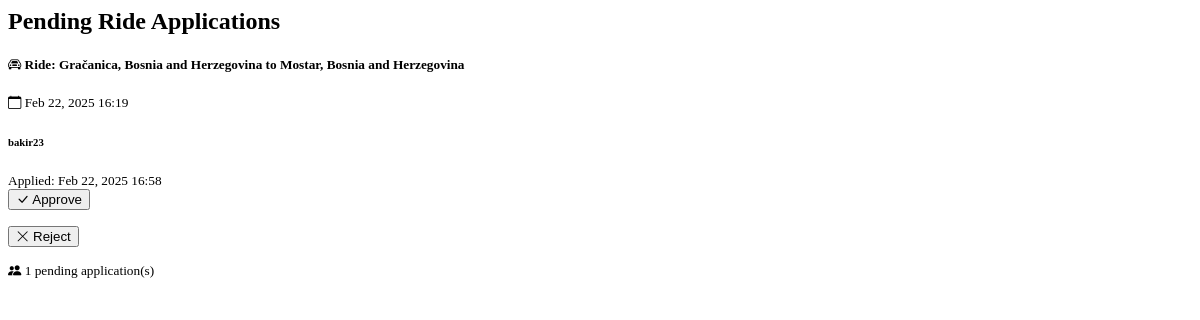
The page /profile/pending_rides/ (signed in) on the database as committed earlier.
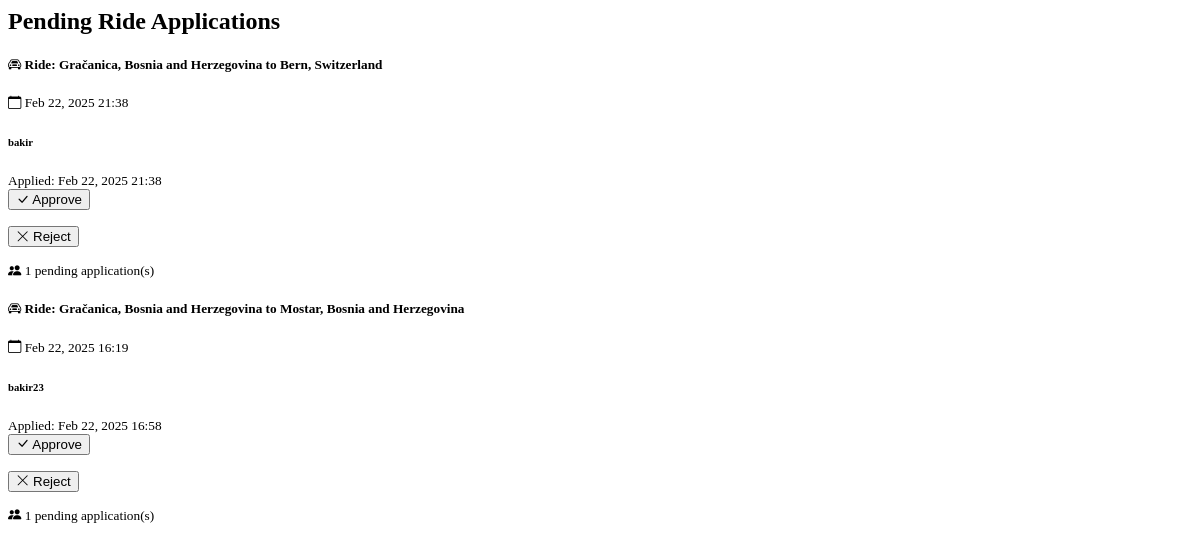
The same page on the database as committed later.
### base/models.py (models this page shows, shortened)
class Ride(models.Model):
    start = models.CharField(max_length=50)
    end = models.CharField (max_length=50)
    distance = models.DecimalField(max_digits=10, decimal_places=2, default=0.00)
    travelers = models.IntegerField(default=1)
    duration = models.DurationField(null=True, blank=True)
    created_on = models.DateTimeField(default=timezone.now)  # Changed from auto_now_add
    start_date = models.DateTimeField(default=timezone.now)
    STATUS_CHOICES = [
        ('PREPARING', 'Preparing'),
        ('FINISHED', 'Finished'),
        ('CANCELED', 'Canceled'),
    ]
    status = models.CharField(
        max_length=10,
        choices=STATUS_CHOICES,
        default='PREPARING'
    )
    origin_place_id = models.CharField(max_length=255, null=True)
    origin_latitude = models.FloatField(default=0)
    origin_longitude = models.FloatField(default=0)
    destination_place_id = models.CharField(max_length=255, null=True)
    destination_latitude = models.FloatField(default=0)
    destination_longitude = models.FloatField(default=0)
    distance_km = models.FloatField(default=0)
    duration_text = models.CharField(max_length=100, null=True)
    selected_route_index = models.IntegerField(default=0)
    selected_route_polyline = models.TextField(default='')

class RideApplication(models.Model):
    STATUS_CHOICES = [
        ('PENDING', 'Pending'),
        ('APPROVED', 'Approved'),
        ('REJECTED', 'Rejected'),
    ]
    user = models.ForeignKey(User, on_delete=models.CASCADE, related_name='ride_applications')
    ride = models.ForeignKey(Ride, on_delete=models.CASCADE, related_name='applications')
    status = models.CharField(max_length=10, choices=STATUS_CHOICES, default='PENDING')
    applied_at = models.DateTimeField(auto_now_add=True)
    updated_at = models.DateTimeField(auto_now=True)
    message = models.TextField(blank=True, null=True)  # Optional message from applicant
    class Meta:
        unique_together = ('user', 'ride')  # Prevent duplicate applications
        ordering = ['-applied_at']
        verbose_name = 'Ride Application'
        verbose_name_plural = 'Ride Applications'

class User(AbstractUser):
    level = models.ForeignKey(UserLevel, on_delete=models.SET_NULL, null=True)
    km_passed = models.IntegerField(default=0)
    number_of_rides = models.IntegerField(default=0)

### user_profile/views.py (the view)
# urls.py: path('pending_rides/', pendingRides, name='pending_rides'),
def pendingRides(request):
    user_rides = UserRideAssociation.objects.filter(
        user=request.user,
        is_driver=True
    ).values_list('ride', flat=True)
    pending_applications = RideApplication.objects.filter(
        ride__in=user_rides,
        status='PENDING'
    ).select_related('user', 'ride')
    return render(request, 'pending_rides.html', {'pending_applications': pending_applications})

### user_profile/templates/pending_rides.html (shortened to what this page needs)
{% load static %}
<div class="container mt-4">
    <h2>Pending Ride Applications</h2>
    {% if pending_applications %}
        {% regroup pending_applications by ride as ride_list %}
        {% for ride in ride_list %}
            <div class="card mb-4 shadow-sm">
                <div class="card-header bg-primary text-white">
                    <h5 class="mb-0">
                        <i class="bi bi-car-front"></i>
                        Ride: {{ ride.grouper.start }} to {{ ride.grouper.end }}
                    </h5>
                    <small>
                        <i class="bi bi-calendar"></i>
                        {{ ride.grouper.start_date|date:"M d, Y H:i" }}
                    </small>
                </div>
                <div class="card-body">
                    <div class="list-group">
                    {% for application in ride.list %}
                        <div class="list-group-item">
                            <div class="d-flex justify-content-between align-items-center">
                                <div>
                                    <div class="d-flex align-items-center">
                                        <div>
                                            <h6 class="mb-0">{{ application.user.username }}</h6>
                                            <small class="text-muted">Applied: {{ application.applied_at|date:"M d, Y H:i" }}</small>
                                        </div>
                                    </div>
                                </div>
                                <div class="btn-group">
                                    <form method="POST" action="{% url 'user_profile:approve_application' application.id %}" class="d-inline">
                                        <button type="submit" class="btn btn-success btn-sm">
                                            <i class="bi bi-check-lg"></i> Approve
                                        </button>
                                    </form>
                                    <form method="POST" action="{% url 'user_profile:reject_application' application.id %}" class="d-inline">
                                        <button type="submit" class="btn btn-danger btn-sm">
                                            <i class="bi bi-x-lg"></i> Reject
                                        </button>
                                    </form>
                                </div>
                            </div>
                        </div>
                    {% endfor %}
                    </div>
                </div>
                <div class="card-footer">
                    <small class="text-muted">
                        <i class="bi bi-people-fill"></i>
                        {{ ride.list|length }} pending application(s)
                    </small>
                </div>
            </div>
        {% endfor %}
    {% else %}
        <div class="alert alert-info">
            <i class="bi bi-info-circle"></i>
            <p class="mb-0">No pending applications found.</p>
        </div>
    {% endif %}
</div>
<link rel="stylesheet" href="https://cdn.jsdelivr.net/npm/bootstrap-icons@1.11.1/font/bootstrap-icons.css">

Rows that differ between the two databases and show on the page:
added Ride: grouper.start "Gračanica, Bosnia and Herzegovina", grouper.end "Bern, Switzerland", grouper.start_date "Feb 22, 2025 21:38", list|length "1"
added RideApplication: user.username "bakir", applied_at "Feb 22, 2025 21:38", shown under "Gračanica, Bosnia and Herzegovina"
